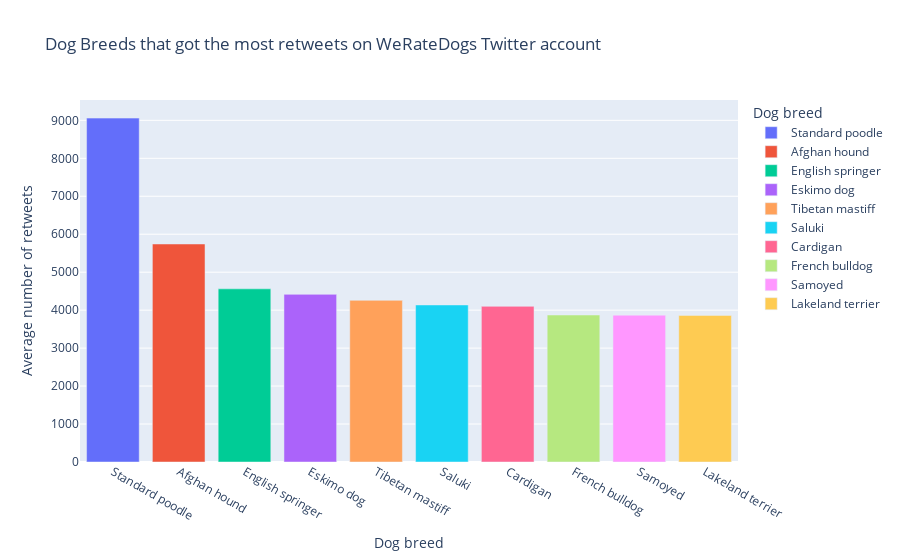

Notebook code for this chart:
### Code cell
fig = px.bar(df_retweets.head(10), x='predicted_species', y='mean', color='predicted_species', title='Dog Breeds that got the most retweets on <a href="twitter.com/dog_rates">WeRateDogs</a> Twitter account', labels={'mean': 'Average number of retweets', 'predicted_species': 'Dog breed'})
fig.show()

### Figure 1 — Plotly figure (JSON) as saved in the notebook; plotly's stock layout.template omitted (floating-point values rounded to 4 significant figures)
{"data": [{"alignmentgroup": "True", "hovertemplate": "Dog breed=%{x}<br>Average number of retweets=%{y}<extra></extra>", "legendgroup": "Standard poodle", "marker": {"color": "#636efa", "pattern": {"shape": ""}}, "name": "Standard poodle", "offsetgroup": "Standard poodle", "orientation": "v", "showlegend": true, "textposition": "auto", "type": "bar", "x": ["Standard poodle"], "xaxis": "x", "y": [9059.0], "yaxis": "y"}, {"alignmentgroup": "True", "hovertemplate": "Dog breed=%{x}<br>Average number of retweets=%{y}<extra></extra>", "legendgroup": "Afghan hound", "marker": {"color": "#EF553B", "pattern": {"shape": ""}}, "name": "Afghan hound", "offsetgroup": "Afghan hound", "orientation": "v", "showlegend": true, "textposition": "auto", "type": "bar", "x": ["Afghan hound"], "xaxis": "x", "y": [5743.0], "yaxis": "y"}, {"alignmentgroup": "True", "hovertemplate": "Dog breed=%{x}<br>Average number of retweets=%{y}<extra></extra>", "legendgroup": "English springer", "marker": {"color": "#00cc96", "pattern": {"shape": ""}}, "name": "English springer", "offsetgroup": "English springer", "orientation": "v", "showlegend": true, "textposition": "auto", "type": "bar", "x": ["English springer"], "xaxis": "x", "y": [4561.0], "yaxis": "y"}, {"alignmentgroup": "True", "hovertemplate": "Dog breed=%{x}<br>Average number of retweets=%{y}<extra></extra>", "legendgroup": "Eskimo dog", "marker": {"color": "#ab63fa", "pattern": {"shape": ""}}, "name": "Eskimo dog", "offsetgroup": "Eskimo dog", "orientation": "v", "showlegend": true, "textposition": "auto", "type": "bar", "x": ["Eskimo dog"], "xaxis": "x", "y": [4416], "yaxis": "y"}, {"alignmentgroup": "True", "hovertemplate": "Dog breed=%{x}<br>Average number of retweets=%{y}<extra></extra>", "legendgroup": "Tibetan mastiff", "marker": {"color": "#FFA15A", "pattern": {"shape": ""}}, "name": "Tibetan mastiff", "offsetgroup": "Tibetan mastiff", "orientation": "v", "showlegend": true, "textposition": "auto", "type": "bar", "x": ["Tibetan mastiff"], "xaxis": "x", "y": [4258.0], "yaxis": "y"}, {"alignmentgroup": "True", "hovertemplate": "Dog breed=%{x}<br>Average number of retweets=%{y}<extra></extra>", "legendgroup": "Saluki", "marker": {"color": "#19d3f3", "pattern": {"shape": ""}}, "name": "Saluki", "offsetgroup": "Saluki", "orientation": "v", "showlegend": true, "textposition": "auto", "type": "bar", "x": ["Saluki"], "xaxis": "x", "y": [4137.0], "yaxis": "y"}, {"alignmentgroup": "True", "hovertemplate": "Dog breed=%{x}<br>Average number of retweets=%{y}<extra></extra>", "legendgroup": "Cardigan", "marker": {"color": "#FF6692", "pattern": {"shape": ""}}, "name": "Cardigan", "offsetgroup": "Cardigan", "orientation": "v", "showlegend": true, "textposition": "auto", "type": "bar", "x": ["Cardigan"], "xaxis": "x", "y": [4101.0], "yaxis": "y"}, {"alignmentgroup": "True", "hovertemplate": "Dog breed=%{x}<br>Average number of retweets=%{y}<extra></extra>", "legendgroup": "French bulldog", "marker": {"color": "#B6E880", "pattern": {"shape": ""}}, "name": "French bulldog", "offsetgroup": "French bulldog", "orientation": "v", "showlegend": true, "textposition": "auto", "type": "bar", "x": ["French bulldog"], "xaxis": "x", "y": [3872.0], "yaxis": "y"}, {"alignmentgroup": "True", "hovertemplate": "Dog breed=%{x}<br>Average number of retweets=%{y}<extra></extra>", "legendgroup": "Samoyed", "marker": {"color": "#FF97FF", "pattern": {"shape": ""}}, "name": "Samoyed", "offsetgroup": "Samoyed", "orientation": "v", "showlegend": true, "textposition": "auto", "type": "bar", "x": ["Samoyed"], "xaxis": "x", "y": [3868.0], "yaxis": "y"}, {"alignmentgroup": "True", "hovertemplate": "Dog breed=%{x}<br>Average number of retweets=%{y}<extra></extra>", "legendgroup": "Lakeland terrier", "marker": {"color": "#FECB52", "pattern": {"shape": ""}}, "name": "Lakeland terrier", "offsetgroup": "Lakeland terrier", "orientation": "v", "showlegend": true, "textposition": "auto", "type": "bar", "x": ["Lakeland terrier"], "xaxis": "x", "y": [3861.0], "yaxis": "y"}], "layout": {"barmode": "relative", "legend": {"title": {"text": "Dog breed"}, "tracegroupgap": 0}, "title": {"text": "Dog Breeds that got the most retweets on <a href=\"twitter.com/WeRateDogs\">WeRateDogs</a> Twitter account"}, "xaxis": {"anchor": "y", "categoryarray": ["Standard poodle", "Afghan hound", "English springer", "Eskimo dog", "Tibetan mastiff", "Saluki", "Cardigan", "French bulldog", "Samoyed", "Lakeland terrier"], "categoryorder": "array", "domain": [0, 1], "title": {"text": "Dog breed"}}, "yaxis": {"anchor": "x", "domain": [0, 1], "title": {"text": "Average number of retweets"}}}}
